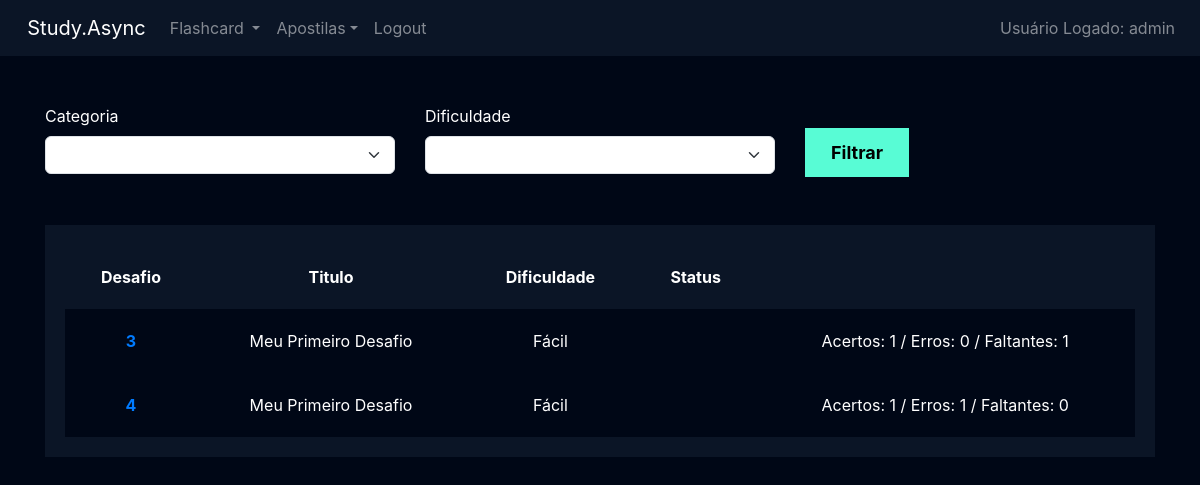
The app's page /flashcard/listar_desafio/ (signed in), older data.
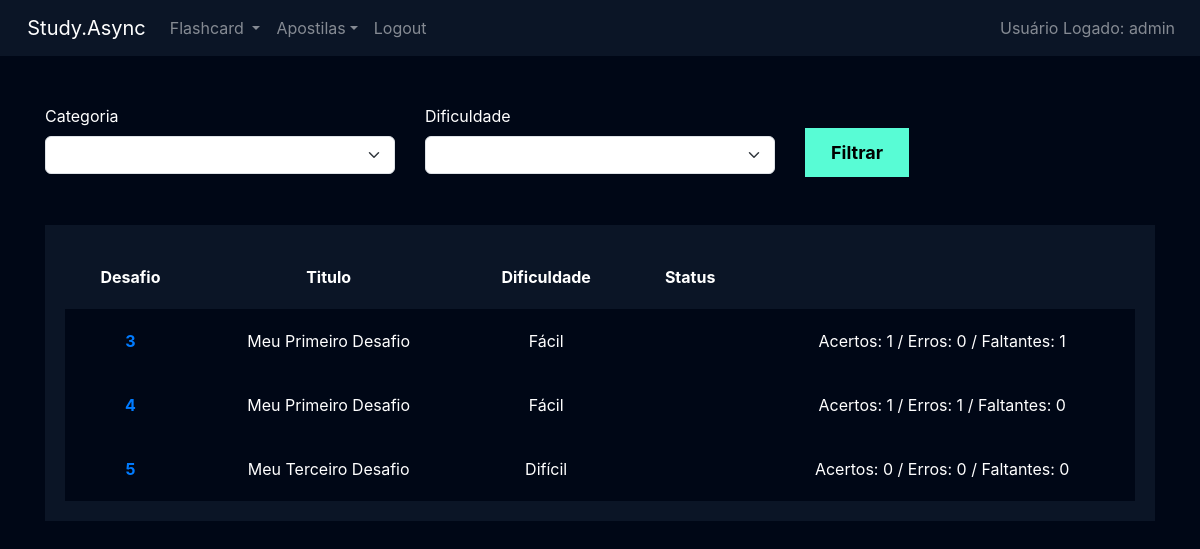
The same page, newer data.
### flashcard/models.py (models this page shows, shortened)
class Desafio(models.Model):
    user = models.ForeignKey(User, on_delete=models.DO_NOTHING)
    titulo = models.CharField(max_length=100)
    categoria = models.ManyToManyField(Categoria)
    quantidade_perguntas = models.IntegerField()
    dificuldade = models.CharField(
        max_length=1, choices=Flashcard.DIFICULDADE_CHOICES
    )
    flashcards = models.ManyToManyField(FlashcardDesafio)

### flashcard/views.py (the view)
# urls.py: path('listar_desafio/', views.listar_desafio, name='listar_desafio'),
def listar_desafio(request):
    if not request.user.is_authenticated:
        return redirect('/usuarios/login')
    desafios = Desafio.objects.filter(user=request.user)
    dados_desafios = []
    for desafio in desafios:
        flashcards_do_desafio = desafio.flashcards.all()
        acertos = flashcards_do_desafio.filter(respondido=True, acertou=True).count()
        erros = flashcards_do_desafio.filter(respondido=True, acertou=False).count()
        faltantes = flashcards_do_desafio.filter(respondido=False).count()
        dados_desafios.append({
            'desafio': desafio,
            'acertos': acertos,
            'erros': erros,
            'faltantes': faltantes,
        })
    return render(
        request,
        'listar_desafio.html',
        {
            'dados_desafios': dados_desafios,
        },
    )

### flashcard/templates/listar_desafio.html (shortened to what this page needs)
{% extends "base.html" %}
{% load static %}
{% block 'cabecalho' %}
    <link href="{% static 'usuarios/css/cadastro.css' %}" rel="stylesheet">
    <link href="{% static 'flashcard/css/novo_flashcard.css' %}" rel="stylesheet">
    <link href="{% static 'flashcard/css/iniciar_desafio.css' %}" rel="stylesheet">
    <link href="{% static 'flashcard/css/desafio.css' %}" rel="stylesheet">
    <link href='https://unpkg.com/boxicons@2.1.4/css/boxicons.min.css' rel='stylesheet'>
    <link rel="stylesheet" href="https://stackpath.bootstrapcdn.com/bootstrap/4.5.0/css/bootstrap.min.css">
{% endblock 'cabecalho' %}
{% block 'conteudo' %}
    {% include "partials/header.html"%}
    <div class="container">
        <br>
        <br>
        <div class="row">
            <div class="col-md">
                <form action="}" method="GET">
                <label for="">Categoria</label>
                <select name="categoria" class="form-select">
                </select>
            </div>
            <div class="col-md">
                <label for="">Dificuldade</label>
                <select name="dificuldade" class="form-select">
                </select>
            </div>
            <div class="col-md">
                <br>
                <input type="submit" value="Filtrar" class="btn-cadastro">
            </div>
        </div>
        <br>
        <br>
        <div class="box-listar">
            <table>
                <thead>
                  <tr>
                    <th scope="col">Desafio</th>
                    <th scope="col">Titulo</th>
                    <th scope="col">Dificuldade</th>
                    <th scope="col">Status</th>
                  </tr>
                </thead>
                <tbody>
                    {% for dados_desafio in dados_desafios %}
                        <tr class="linha">
                            <th><a href="{% url 'desafio' dados_desafio.desafio.id%}">{{dados_desafio.desafio.id}}</a></th>
                            <td>{{dados_desafio.desafio.titulo}}</td>
                            <td>{{dados_desafio.desafio.get_dificuldade_display}}</td>
                            <td>{{dados_desafio.desafio.status}}</td>
                            <td>Acertos: {{dados_desafio.acertos}} / Erros: {{dados_desafio.erros}} / Faltantes: {{dados_desafio.faltantes}}</td>
                        </tr>
                  {% endfor %}
                </tbody>
              </table>
        </div>
    </div>
    {% endblock 'conteudo' %}

Row changes from the older to the newer data that the page shows:
added Desafio: desafio.id "5", desafio.titulo "Meu Terceiro Desafio", desafio.dificuldade "Difícil", acertos "0", erros "0", faltantes "0"
